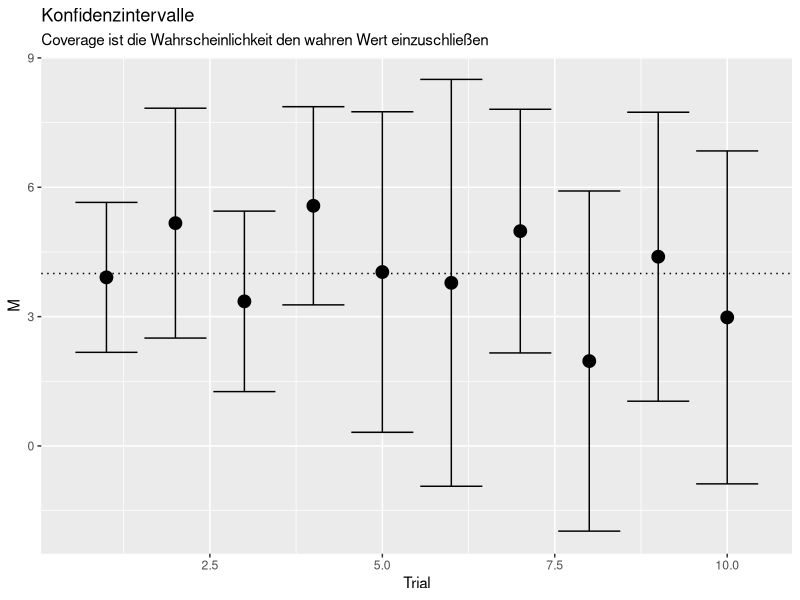
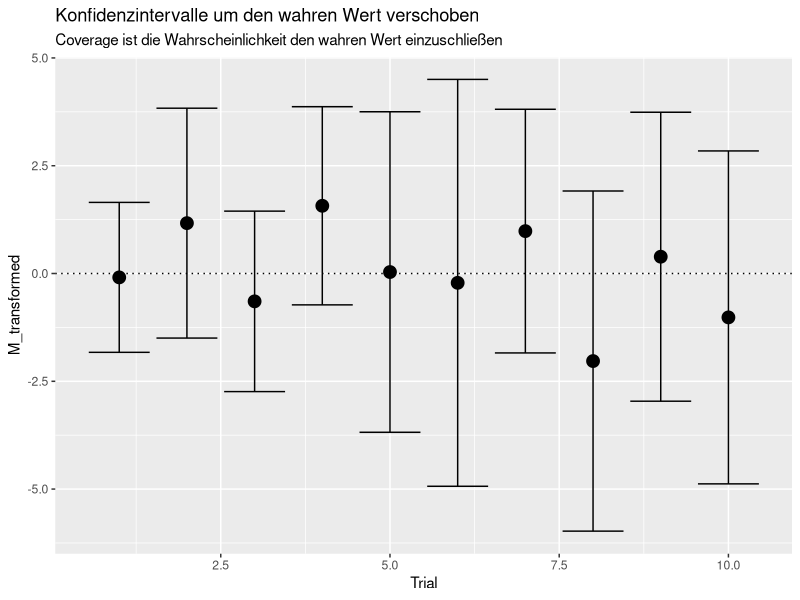
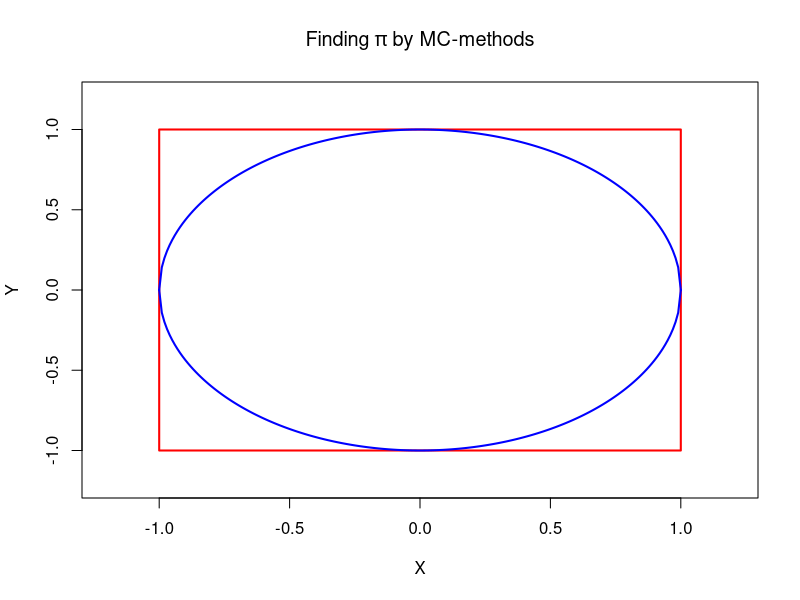
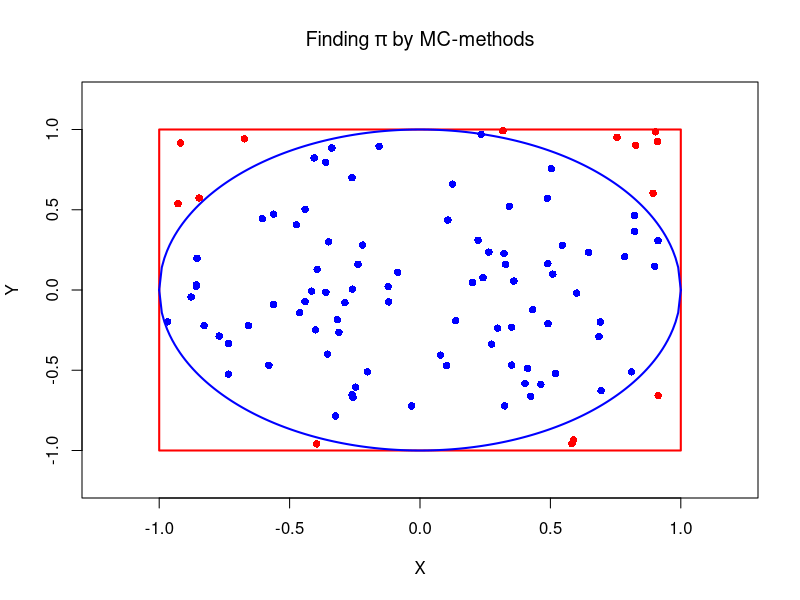

Source code (R) for these figures, in order: (Note: this script raises an error after producing the figures.)
set.seed(1234) # Vergleichbarkeit
# (Pseudo-)Zufallsvariablen simulieren
X <- rnorm(n = 10, mean = 4, sd = 5)
X

set.seed(1234) # Vergleichbarkeit
# (Pseudo-)Zufallsvariablen simulieren
Y <- rnorm(n = 10, mean = 4, sd = 5)
Y

set.seed(4)

Z <- rnorm(n = 10, mean = 4, sd = 5)
Z

cbind(X, Y, Z) # Vergleiche alle erzeugten Variablen

cor(cbind(X, Y, Z)) # Korrelation der erstellten Zufallsvariablen

mean(X) # Mittelwert
sd(X)   # SD
n <- length(X) # Stichprobenumfang (Länge des Vektors = Anzahl an Ziehungen)
sd(X)/sqrt(n)  # SE

## for(Schleifen_internes_Argument in Schleifen_externes_Argument)
## {
##      # Schleifeninhalt, der auch auf Schleifen_internes_Argument zugreifen kann
## }

## N <- c(10, 50, 100)
## for(n in N)
## {
## 
## }

N <- c(10, 50, 100)
for(n in N)
{
     print(n)
}

Reps <- 10
for(i in 1:Reps)
{
     print(i)
}

i <- 1 # Initialisierung
while(i <= Reps)
{
     print(i)
     i <- i + 1 # Erhöhe i um 1
}

i <- 1 # Initialisierung
repeat
{
     if(i > Reps) # Prüfe, ob i nun größer Reps ist, falls ja, dann beende
     {
          break
     }
     
     print(i)
     i <- i + 1 # Erhöhe i um 1
}

Reps <- 10
M <- rep(NA, Reps)
M # M besteht nur aus Missings
for(i in 1:Reps)
{
     M[i] <- i^2
}
M # M besteht aus den Zahlen von 1 bis 10 zum Quadrat

Reps <- 10
M <- rep(NA, Reps)
set.seed(100) # Vergleichbarkeit
for(i in 1:Reps)
{
     X <- rnorm(n = 10, mean = 4, sd = 5)
     M[i] <- mean(X)
}
M # M besteht aus den Mittelwerten der 10 Trials

Reps <- 10
M <- rep(NA, Reps); SE <- rep(NA, Reps) # Zeilen lassen sich auch mit ";" hintereinander schreiben
set.seed(100) # Vergleichbarkeit
for(i in 1:Reps)
{
     X <- rnorm(n = 10, mean = 4, sd = 5)
     M[i] <- mean(X)
     SE[i] <- sd(X)/sqrt(length(X))
}
M # Mittelwerte der 10 Trials
SE # SEs der 10 Trials

Reps <- 10
set.seed(100) # Vergleichbarkeit
X_data <- replicate(n = Reps, expr = rnorm(n = 10, mean = 4, sd = 5), simplify = F)
X_data

X_data[[3]] # 3. Replikation

calculate_mean_SE <- function(X)
{
     M <- mean(X)
     SE <- sd(X)/sqrt(length(X))
     out <- list("Mean" = M, "StdError" = SE) # Output bestimmen
     return(out) # Funktionsoutput
}

calculate_mean_SE(X = X_data[[3]])

Erg3 <- calculate_mean_SE(X = X_data[[3]])
names(Erg3)
Erg3$Mean
Erg3$StdError

Results <- lapply(X = X_data, FUN = calculate_mean_SE)
Results[[3]] # 3. Listeneintrag

sResults <- sapply(X = X_data, FUN = calculate_mean_SE)
sResults

Mean_X <- mean(M) # äquivalent zu 
Mean_X2 <- mean(unlist(sResults[1, ])) #, denn die Mittelwerte stehen in der ersten Zeile 
# von sResults, die allerdings wieder als Liste ausgegeben wird und damit mit `unlist` erst
# in einen Vektor transformiert werden muss
Mean_X
Mean_X2

Bias <- Mean_X - 4
Bias

Rel_Bias <- (Mean_X - 4)/4   # oder <- Bias/4
Rel_Bias
Rel_Bias * 100 # in Prozent

MCSE <- mean(SE)
MCSE2 <- mean(unlist(sResults[2,]))

MCSD <- sd(M)
MCSD2 <- sd(unlist(sResults[1,]))

MCSE
MCSD

Bias_SE <- MCSE - MCSD
Bias_SE

Rel_Bias_SE <- (MCSE - MCSD)/MCSD
Rel_Bias_SE

MCSE - 5/sqrt(10)                   # Bias zum wahren SE
(MCSE - 5/sqrt(10))/(5/sqrt(10))    # rel. Bias zum wahren SE

M - 4 # die Abweichungen
(M-4)^2 # quadratischen Abweichungen
MSE <- mean((M-4)^2) # mittleren quadratischen Abweichungen
MSE
RMSE <- sqrt(MSE) # Wurzel aus den mittleren quadratischen Abweichungen
RMSE

Bias
MCSD^2

Bias^2 + MCSD^2 * 9/10 
MSE

RMSE

abs(M/SE)

M2 <- unlist(sResults[1,]) # andere Methode
SE2 <- unlist(sResults[2,]) # andere Methode
abs(M2/SE2) # identisch zu oben, also können wir uns auf eines der beiden konzentrieren

abs(M/SE) > 1.96

mean(abs(M/SE) > 1.96)



mean(M - 1.96 * SE <= 4 & M + 1.96 * SE >= 4)



mean(abs(M-4)/SE <= 1.96)

calculate_mean_SE_short <- function(X)
{
     return(list("Mean" = mean(X), "StdError" = sd(X)/sqrt(length(X))))
}
calculate_mean_SE_short(X = X_data[[3]])

my_coverage_function <- function(Ests, SEs, truth)
{
        absBias <- abs(Ests-truth)
        coverage <- mean(absBias/SEs <= 1.96)
        return(coverage)
}

# ausprobieren:
my_coverage_function(Est = M, SE = SE, truth = 4)

Trial <- 1:length(M) # Trial-Nr.
MSE <- data.frame(cbind(Trial, M, SE))

library(ggplot2)
ggplot(data = MSE,mapping = aes(x = Trial, y = M)) + geom_point(cex = 4)+geom_hline(yintercept = 4, lty = 3)+geom_errorbar(mapping = aes(ymin = M - 1.96*SE, ymax = M + 1.96*SE))+ggtitle("Konfidenzintervalle", subtitle = "Coverage ist die Wahrscheinlichkeit den wahren Wert einzuschließen")

Trial <- 1:length(M) # Trial-Nr.
M_transformed <- M - 4
MSE <- data.frame(cbind(Trial, M_transformed, SE))

library(ggplot2)
ggplot(data = MSE, mapping = aes(x = Trial, y = M_transformed)) + geom_point(cex = 4)+geom_hline(yintercept = 0, lty = 3)+geom_errorbar(mapping = aes(ymin = M_transformed - 1.96*SE, ymax = M_transformed + 1.96*SE))+ggtitle("Konfidenzintervalle um den wahren Wert verschoben", subtitle = "Coverage ist die Wahrscheinlichkeit den wahren Wert einzuschließen")

## library(progress) # Paket laden
## Reps <- 10^5 # entspricht 100000
## pb <- progress_bar$new(total = Reps,
##                        format = "  |:bar| :percent elapsed = :elapsed  ~ :eta",
##                        width = 80) # Progressbar vorbereiten und als "pb" abspeichern
## M <- rep(NA, Reps)
## set.seed(100) # Vergleichbarkeit
## for(i in 1:Reps)
## {
##      X <- rnorm(n = 10, mean = 4, sd = 5)
##      M[i] <- mean(X)
##      pb$tick() # Progress ausführen in der Schleife
## }



## Reps <- 10^6 # entspricht 1000000
## set.seed(100) # Vergleichbarkeit
## X_data <- pbreplicate(n = Reps, expr = rnorm(n = 10, mean = 4, sd = 5), simplify = F)



## sResults <- pbsapply(X = X_data, FUN = calculate_mean_SE)



plot(x = c(1,1,-1,-1,1), y = c(1,-1,-1,1,1), type = "l", 
     ylim = c(-1.2, 1.2), xlim = c(-1.2, 1.2), ylab = "Y", 
     xlab = "X", col = "red", lwd = 2, main = expression("Finding"~pi~"by MC-methods"))
x <- seq(-1,1,0.01)
lines(x = x, y = sqrt(1-x^2), lwd = 2, col = "blue") # Formel eines Kreises,
lines(x = x, y = -sqrt(1-x^2), lwd = 2, col = "blue") # umgestellt nach x

plot(x = c(1,1,-1,-1,1), y = c(1,-1,-1,1,1), type = "l", 
     ylim = c(-1.2, 1.2), xlim = c(-1.2, 1.2), ylab = "Y", 
     xlab = "X", col = "red", lwd = 2, main = expression("Finding"~pi~"by MC-methods"))
x <- seq(-1,1,0.01)
lines(x = x, y = sqrt(1-x^2), lwd = 2, col = "blue") # Formel eines Kreises,
lines(x = x, y = -sqrt(1-x^2), lwd = 2, col = "blue") # umgestellt nach x
data <- matrix(runif(n = 2*10^2, min = -1, max = 1), nrow = 10^2)
x <- data[,1]; y <- data[,2]
in_circle <- x^2+y^2<=1 # ! verneint eine boolsche (TRUE oder FALSE)-Variable:
points(x[in_circle], y[in_circle], col = "blue", pch = 16) # Punkte innerhalb des Kreises
points(x[!in_circle], y[!in_circle], col = "red", pch = 16) # Punkte außerhalb des Kreises

## data <- matrix(runif(n = 2*10^6, min = -1, max = 1), nrow = 10^6)
## inner_circle <- function(r, dat)
## {
##      x <- dat[1]; y <- dat[2]
##      return(x^2 + y^2 <= r)
## }
## in_circle <- pbapply(X = data, MARGIN = 1, FUN = inner_circle, r = 1)



mean(in_circle)*4 # pi
pi # aus R

# in short
x <- data[,1]; y <- data[,2]
in_circle <- x^2+y^2<=1
mean(in_circle)*4 # pi
pi # aus R

# in short
data <- matrix(runif(n = 2*10^8, min = -1, max = 1), nrow = 10^8)
x <- data[,1]; y <- data[,2]
in_circle <- x^2+y^2<=1
mean(in_circle)*4 # pi
pi # aus R
